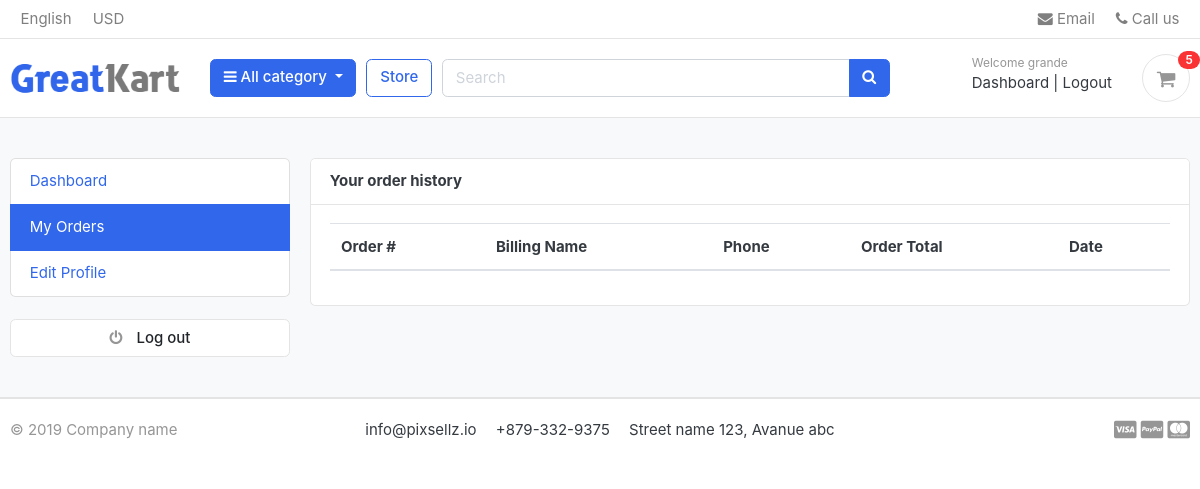
The app's page /accounts/my_orders/ (signed in), older data.
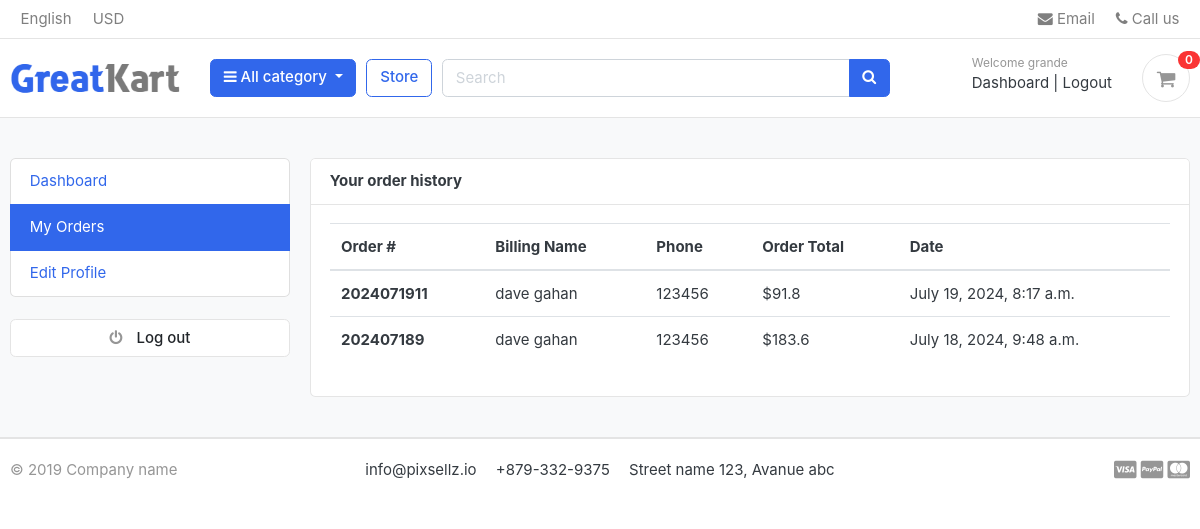
The same page, newer data.
### orders/models.py (models this page shows, shortened)
class Order(models.Model):
    STATUS = (
        ('New', 'New'),
        ('Accepted', 'Accepted'),
        ('Completed', 'Completed'),
        ('Cancelled', 'Cancelled'),
    )
    user = models.ForeignKey(Account, on_delete=models.SET_NULL, null=True)
    payment = models.ForeignKey(Payment, on_delete=models.SET_NULL, blank=True, null=True)
    order_number = models.CharField(max_length=20)
    first_name = models.CharField(max_length=50)
    last_name = models.CharField(max_length=50)
    phone = models.CharField(max_length=15)
    email = models.EmailField(max_length=50)
    address_line_1 = models.CharField(max_length=50)
    address_line_2 = models.CharField(max_length=50, blank=True)
    country = models.CharField(max_length=50)
    state = models.CharField(max_length=50)
    city = models.CharField(max_length=50)
    order_note = models.CharField(max_length=100, blank=True)
    order_total = models.FloatField()
    tax = models.FloatField()
    status = models.CharField(max_length=10, choices=STATUS, default='New')
    ip = models.CharField(blank=True, max_length=20)
    is_ordered = models.BooleanField(default=False)
    created_at = models.DateTimeField(auto_now_add=True)
    updated_at = models.DateTimeField(auto_now=True)
    def full_name(self):
        return f'{self.first_name} {self.last_name}'

### accounts/views.py (the view)
# urls.py: path('my_orders/', views.my_orders, name='my_orders'),
def my_orders(request):
    orders = Order.objects.filter(user=request.user, is_ordered=True).order_by('-created_at')
    context = {
        'orders' : orders
    }
    return render(request, 'accounts/my_orders.html', context)

### carts/context_processors.py (called while the page is built)
def counter(request):
    cart_count = 0
    if 'admin' in request.path:
        return {}
    else:
        try:
            cart = Cart.objects.filter(cart_id=_cart_id(request))
            if request.user.is_authenticated:
                cart_items = CartItem.objects.all().filter(user=request.user)
            else:
                cart_items = CartItem.objects.all().filter(cart=cart[:1])
            for cart_item in cart_items:
                cart_count += cart_item.quantity
        except Cart.DoesNotExist:
            cart_count = 0
    return dict(cart_count=cart_count)

### carts/views.py (called while the page is built)
def _cart_id(request):
    cart = request.session.session_key
    if not cart:
        cart = request.session.create()
    return cart

### category/context_processors.py (called while the page is built)
def menu_links(request):
    links = Category.objects.all()
    return dict(links=links)

### category/models.py (called while the page is built)
    def get_url(self):
        return reverse('products_by_category', args=[self.slug])

### templates/accounts/my_orders.html (shortened to what this page needs)
{% extends 'base.html' %}
{% block content %}
<section class="section-conten padding-y bg">
    <div class="container">
        <div class="row">
            {% include 'includes/dashboard_sidebar.html' %}
        <main class="col-md-9">
            <article class="card">
            <header class="card-header">
                <strong class="d-inline-block mr-3">Your order history</strong>
            </header>
            <div class="card-body">
                <div class="row">
                    <div class="col-md-12">
                        <table class="table table-hover">
                            <thead>
                              <tr>
                                <th scope="col">Order #</th>
                                <th scope="col">Billing Name</th>
                                <th scope="col">Phone</th>
                                <th scope="col">Order Total</th>
                                      <th scope="col">Date</th>
                              </tr>
                            </thead>
                            <tbody>
                                  {% for order in orders %}
                              <tr>
                                <th>{{order.order_number}}</th>
                                <td>{{order.full_name}}</td>
                                <td>{{order.phone}}</td>
                                <td>${{order.order_total}}</td>
                                      <td>{{order.created_at}}</td>
                              </tr>
                          {% endfor %}
                            </tbody>
                          </table>
                    </div>
                </div>
            </div>
            </article>
        </main>
    </div>
    </div>
    </section>
{% endblock %}

### templates/includes/navbar.html (shortened to what this page needs)
{% load static %}
<header class="section-header">
    <nav class="navbar p-md-0 navbar-expand-sm navbar-light border-bottom">
    <div class="container">
      <div class="collapse navbar-collapse" id="navbarTop4">
        <ul class="navbar-nav mr-auto">
            <li class="nav-item dropdown">
                 <a href="#" class="nav-link">   English </a>
            </li>
            <li class="nav-item dropdown">
                <a href="#" class="nav-link"> USD </a>
            </li>
        </ul>
        <ul class="navbar-nav">
            <li><a href="#" class="nav-link"> <i class="fa fa-envelope"></i> Email </a></li>
            <li><a href="#" class="nav-link"> <i class="fa fa-phone"></i> Call us </a></li>
        </ul>
      </div>
    </div>
    </nav>
    <section class="header-main border-bottom">
        <div class="container">
    <div class="row align-items-center">
        <div class="col-lg-2 col-md-3 col-6">
            <a href="{% url 'home' %}" class="brand-wrap">
                <img class="logo" src="{% static './images/logo.png' %}">
            </a>
        </div>
        <div class="col-lg col-sm col-md col-6 flex-grow-0">
            <div class="category-wrap dropdown d-inline-block float-right">
                <button type="button" class="btn btn-primary dropdown-toggle" data-toggle="dropdown">
                    <i class="fa fa-bars"></i> All category
                </button>
            </div>
        </div>
        <a href="{% url 'store' %}" class="btn btn-outline-primary">Store</a>
        <div class="col-lg  col-md-6 col-sm-12 col">
            <form action="{% url 'search' %}" class="search" method="GET">
                <div class="input-group w-100">
                    <input type="text" class="form-control" style="width:60%;" placeholder="Search" name="keyword">
                    <div class="input-group-append">
                      <button class="btn btn-primary" type="submit">
                        <i class="fa fa-search"></i>
                      </button>
                    </div>
                </div>
            </form>
        </div>
        <div class="col-lg-3 col-sm-6 col-8 order-2 order-lg-3">
                    <div class="d-flex justify-content-end mb-3 mb-lg-0">
                        {% if user.id is None %}
                        <div class="widget-header">
                            <small class="title text-muted">Welcome guest!</small>
                            <div>
                                <a href="{% url 'login' %}">Sign in</a> <span class="dark-transp"> | </span>
                                <a href="{% url 'register' %}"> Register</a>
                            </div>
                        </div>
                        {% else %}
                        <div class="widget-header">
                            <small class="title text-muted">Welcome {{user.first_name}}</small>
                            <div>
                                <a href="{% url 'dashboard' %}">Dashboard</a> <span class="dark-transp"> | </span>
                                <a href="{% url 'logout' %}">Logout</a>
                            </div>
                        </div>
                        {% endif %}
                        <a href="{% url 'cart' %}" class="widget-header pl-3 ml-3">
                            <div class="icon icon-sm rounded-circle border"><i class="fa fa-shopping-cart"></i></div>
                            <span class="badge badge-pill badge-danger notify">{{cart_count}}</span>
                        </a>
                    </div>
                </div>
    </div>
        </div>
    </section>
    </header>

Row changes from the older to the newer data that the page shows:
added Order: order_number "2024071911", full_name "dave gahan", phone "123456", order_total "91.8", created_at "July 19, 2024, 8:17 a.m."
added Order: order_number "202407189", full_name "dave gahan", phone "123456", order_total "183.6", created_at "July 18, 2024, 9:48 a.m."
Text that changed along with them:
{{ cart_count }}: "5" → "0"
